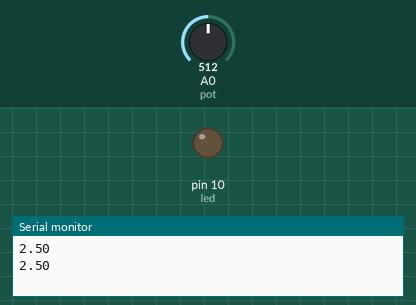
Bench run of a program on a simulated Arduino Mega 2560, built with avr-gcc and run on an emulated ATmega2560. Shown: output pins drawn as LEDs (lit = HIGH), the last lines printed to the serial monitor. Inputs (shaded band) come from the test bench; at power-on: A0 (pot) = 512.

Above: at 1.8 s.
1.9 s: A0 (pot) set to 1012
4.2 s: A0 (pot) set to 1023
At 7.2 s:
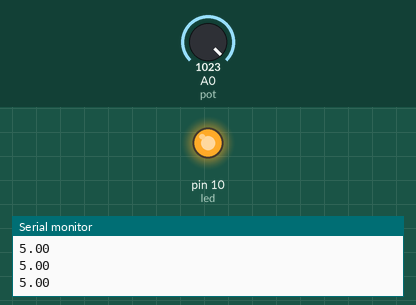
7.5 s: A0 (pot) set to 834
10.2 s: A0 (pot) set to 811
At 13.1 s:
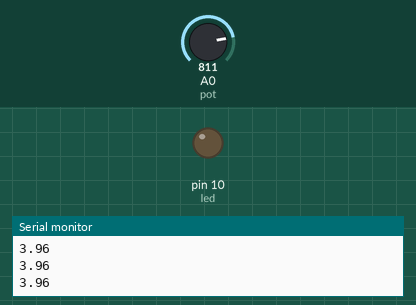
Timing chart, 0 to 14.5 s (numbered marks = the images above; inputs shaded):
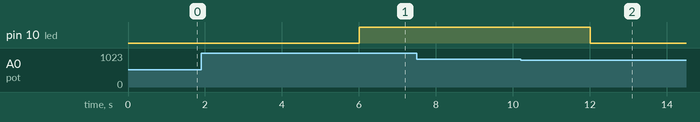

Measured:
- the behaviour switches between 1022 and 1023 on A0 (pot) (found by bisection; images 0 and 1)
- the behaviour switches between 819 and 818 on A0 (pot) (found by bisection; images 1 and 2)
- after the input at 4.2 s, pin 10 (led): LOW → HIGH after 1.8 s
- after the input at 10.2 s, pin 10 (led): HIGH → LOW after 1.8 s

The program:

main.cpp
```cpp
#include <Arduino.h>

//if statements

int pot = A0; //this is the pin we're reading from
int readVal; //this is the value we can use to read the voltage from the pot
float v2; //going to calculate the voltage

int led = 10;

//formula: v2 (voltage) = (5./1023.)*readVal

void setup() {
Serial.begin(9600);
pinMode(pot, INPUT);
pinMode(led, OUTPUT);

}

void loop() {
/*Goals
read from pot
convert readVal to voltage using v2
print
*/

readVal = analogRead(pot);
v2 = (5./1023.)*readVal;


Serial.println(v2);
delay(1000);


//what if we want to warn someone if voltage is over 4 volts?
/* basic if
if(v2>4){
digitalWrite(led, HIGH);
}else{
    digitalWrite(led, LOW);

}*/

/* if ==
*/

if(v2==5){
    digitalWrite(led, HIGH);
}

if(v2<4){
    digitalWrite(led, LOW);
}
}
```
